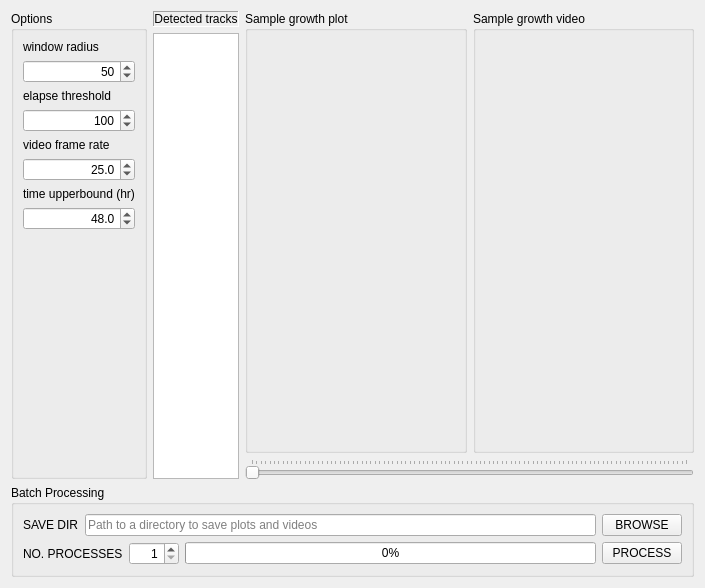
        <widget class="QWidget" name="panel_recording">
         <layout class="QVBoxLayout" name="verticalLayout_15">
          <item>
           <layout class="QHBoxLayout" name="horizontalLayout_12" stretch="0,1,8">
            <item>
             <widget class="QGroupBox" name="groupBox_4">
              <property name="title">
               <string>Options</string>
              </property>
              <layout class="QVBoxLayout" name="verticalLayout_14">
               <item>
                <widget class="QLabel" name="label_31">
                 <property name="toolTip">
                  <string>&lt;html&gt;&lt;head/&gt;&lt;body&gt;&lt;p&gt;The window radius of the exported video&lt;/p&gt;&lt;/body&gt;&lt;/html&gt;</string>
                 </property>
                 <property name="text">
                  <string>window radius</string>
                 </property>
                </widget>
               </item>
               <item>
                <widget class="QSpinBox" name="win_rad">
                 <property name="alignment">
                  <set>Qt::AlignRight|Qt::AlignTrailing|Qt::AlignVCenter</set>
                 </property>
                 <property name="minimum">
                  <number>1</number>
                 </property>
                 <property name="maximum">
                  <number>1000</number>
                 </property>
                 <property name="value">
                  <number>50</number>
                 </property>
                </widget>
               </item>
               <item>
                <widget class="QLabel" name="label_29">
                 <property name="toolTip">
                  <string>&lt;html&gt;&lt;head/&gt;&lt;body&gt;&lt;p&gt;The minimum elapse of exported tracks&lt;/p&gt;&lt;/body&gt;&lt;/html&gt;</string>
                 </property>
                 <property name="text">
                  <string>elapse threshold</string>
                 </property>
                </widget>
               </item>
               <item>
                <widget class="QSpinBox" name="elapse_thr">
                 <property name="alignment">
                  <set>Qt::AlignRight|Qt::AlignTrailing|Qt::AlignVCenter</set>
                 </property>
                 <property name="minimum">
                  <number>1</number>
                 </property>
                 <property name="maximum">
                  <number>1000</number>
                 </property>
                 <property name="value">
                  <number>100</number>
                 </property>
                </widget>
               </item>
               <item>
                <widget class="QLabel" name="label_30">
                 <property name="toolTip">
                  <string>&lt;html&gt;&lt;head/&gt;&lt;body&gt;&lt;p&gt;The frame rate of the output video and animated plot&lt;/p&gt;&lt;/body&gt;&lt;/html&gt;</string>
                 </property>
                 <property name="text">
                  <string>video frame rate</string>
                 </property>
                </widget>
               </item>
               <item>
                <widget class="QDoubleSpinBox" name="frame_rate">
                 <property name="alignment">
                  <set>Qt::AlignRight|Qt::AlignTrailing|Qt::AlignVCenter</set>
                 </property>
                 <property name="decimals">
                  <number>1</number>
                 </property>
                 <property name="maximum">
                  <double>1000.000000000000000</double>
                 </property>
                 <property name="stepType">
                  <enum>QAbstractSpinBox::AdaptiveDecimalStepType</enum>
                 </property>
                 <property name="value">
                  <double>25.000000000000000</double>
                 </property>
                </widget>
               </item>
               <item>
                <widget class="QLabel" name="label_32">
                 <property name="toolTip">
                  <string>&lt;html&gt;&lt;head/&gt;&lt;body&gt;&lt;p&gt;Set the minute per frame for the plot&lt;/p&gt;&lt;/body&gt;&lt;/html&gt;</string>
                 </property>
                 <property name="text">
                  <string>time upperbound (hr)</string>
                 </property>
                </widget>
               </item>
               <item>
                <widget class="QDoubleSpinBox" name="time_upperbound">
                 <property name="alignment">
                  <set>Qt::AlignRight|Qt::AlignTrailing|Qt::AlignVCenter</set>
                 </property>
                 <property name="decimals">
                  <number>1</number>
                 </property>
                 <property name="maximum">
                  <double>1000.000000000000000</double>
                 </property>
                 <property name="stepType">
                  <enum>QAbstractSpinBox::AdaptiveDecimalStepType</enum>
                 </property>
                 <property name="value">
                  <double>48.000000000000000</double>
                 </property>
                </widget>
               </item>
               <item>
                <spacer name="verticalSpacer_4">
                 <property name="orientation">
                  <enum>Qt::Vertical</enum>
                 </property>
                 <property name="sizeHint" stdset="0">
                  <size>
                   <width>20</width>
                   <height>237</height>
                  </size>
                 </property>
                </spacer>
               </item>
              </layout>
             </widget>
            </item>
            <item>
             <layout class="QVBoxLayout" name="verticalLayout_9">
              <item>
               <widget class="QLabel" name="label_20">
                <property name="frameShape">
                 <enum>QFrame::Panel</enum>
                </property>
                <property name="frameShadow">
                 <enum>QFrame::Sunken</enum>
                </property>
                <property name="text">
                 <string>Detected tracks</string>
                </property>
                <property name="alignment">
                 <set>Qt::AlignCenter</set>
                </property>
               </widget>
              </item>
              <item>
               <widget class="QListView" name="list_track">
                <property name="sizePolicy">
                 <sizepolicy hsizetype="Expanding" vsizetype="Expanding">
                  <horstretch>0</horstretch>
                  <verstretch>0</verstretch>
                 </sizepolicy>
                </property>
                <property name="minimumSize">
                 <size>
                  <width>0</width>
                  <height>0</height>
                 </size>
                </property>
               </widget>
              </item>
             </layout>
            </item>
            <item>
             <layout class="QVBoxLayout" name="group_recording">
              <item>
               <layout class="QHBoxLayout" name="horizontalLayout_7">
                <item>
                 <widget class="QGroupBox" name="group_plot">
                  <property name="title">
                   <string>Sample growth plot</string>
                  </property>
                  <layout class="QVBoxLayout" name="verticalLayout_8">
                   <item>
                    <widget class="QWidget" name="growth_plot" native="true">
                     <property name="sizePolicy">
                      <sizepolicy hsizetype="Expanding" vsizetype="Expanding">
                       <horstretch>0</horstretch>
                       <verstretch>0</verstretch>
                      </sizepolicy>
                     </property>
                    </widget>
                   </item>
                  </layout>
                 </widget>
                </item>
                <item>
                 <widget class="QGroupBox" name="group_video">
                  <property name="title">
                   <string>Sample growth video</string>
                  </property>
                  <layout class="QVBoxLayout" name="verticalLayout_7">
                   <item>
                    <widget class="QWidget" name="growth_video" native="true">
                     <property name="sizePolicy">
                      <sizepolicy hsizetype="Expanding" vsizetype="Expanding">
                       <horstretch>0</horstretch>
                       <verstretch>0</verstretch>
                      </sizepolicy>
                     </property>
                    </widget>
                   </item>
                  </layout>
                 </widget>
                </item>
               </layout>
              </item>
              <item>
               <widget class="QSlider" name="play_bar_2">
                <property name="orientation">
                 <enum>Qt::Horizontal</enum>
                </property>
                <property name="tickPosition">
                 <enum>QSlider::TicksAbove</enum>
                </property>
               </widget>
              </item>
             </layout>
            </item>
           </layout>
          </item>
          <item>
           <widget class="QGroupBox" name="groupBox_11">
            <property name="title">
             <string>Batch Processing</string>
            </property>
            <layout class="QVBoxLayout" name="verticalLayout_11">
             <item>
              <layout class="QHBoxLayout" name="horizontalLayout_6">
               <item>
                <widget class="QLabel" name="label_24">
                 <property name="toolTip">
                  <string>the output directory of the batch processing results</string>
                 </property>
                 <property name="text">
                  <string>SAVE DIR</string>
                 </property>
                </widget>
               </item>
               <item>
                <widget class="QLineEdit" name="save_dir_recording">
                 <property name="minimumSize">
                  <size>
                   <width>200</width>
                   <height>0</height>
                  </size>
                 </property>
                 <property name="dragEnabled">
                  <bool>true</bool>
                 </property>
                 <property name="placeholderText">
                  <string>Path to a directory to save plots and videos</string>
                 </property>
                </widget>
               </item>
               <item>
                <widget class="QPushButton" name="browse_save_recording">
                 <property name="toolTip">
                  <string>Ctrl+S</string>
                 </property>
                 <property name="text">
                  <string>BROWSE</string>
                 </property>
                 <property name="shortcut">
                  <string>Ctrl+S</string>
                 </property>
                </widget>
               </item>
              </layout>
             </item>
             <item>
              <layout class="QHBoxLayout" name="horizontalLayout_11">
               <item>
                <widget class="QLabel" name="label_26">
                 <property name="text">
                  <string>NO. PROCESSES</string>
                 </property>
                </widget>
               </item>
               <item>
                <widget class="QSpinBox" name="nproc_recording">
                 <property name="minimumSize">
                  <size>
                   <width>50</width>
                   <height>0</height>
                  </size>
                 </property>
                 <property name="alignment">
                  <set>Qt::AlignRight|Qt::AlignTrailing|Qt::AlignVCenter</set>
                 </property>
                 <property name="minimum">
                  <number>1</number>
                 </property>
                 <property name="value">
                  <number>1</number>
                 </property>
                </widget>
               </item>
               <item>
                <widget class="QProgressBar" name="recording_progress">
                 <property name="value">
                  <number>0</number>
                 </property>
                 <property name="alignment">
                  <set>Qt::AlignCenter</set>
                 </property>
                </widget>
               </item>
               <item>
                <widget class="QPushButton" name="run_recording">
                 <property name="toolTip">
                  <string>Ctrl+F5</string>
                 </property>
                 <property name="text">
                  <string>PROCESS</string>
                 </property>
                 <property name="shortcut">
                  <string>Ctrl+F5</string>
                 </property>
                </widget>
               </item>
              </layout>
             </item>
            </layout>
           </widget>
          </item>
         </layout>
        </widget>
